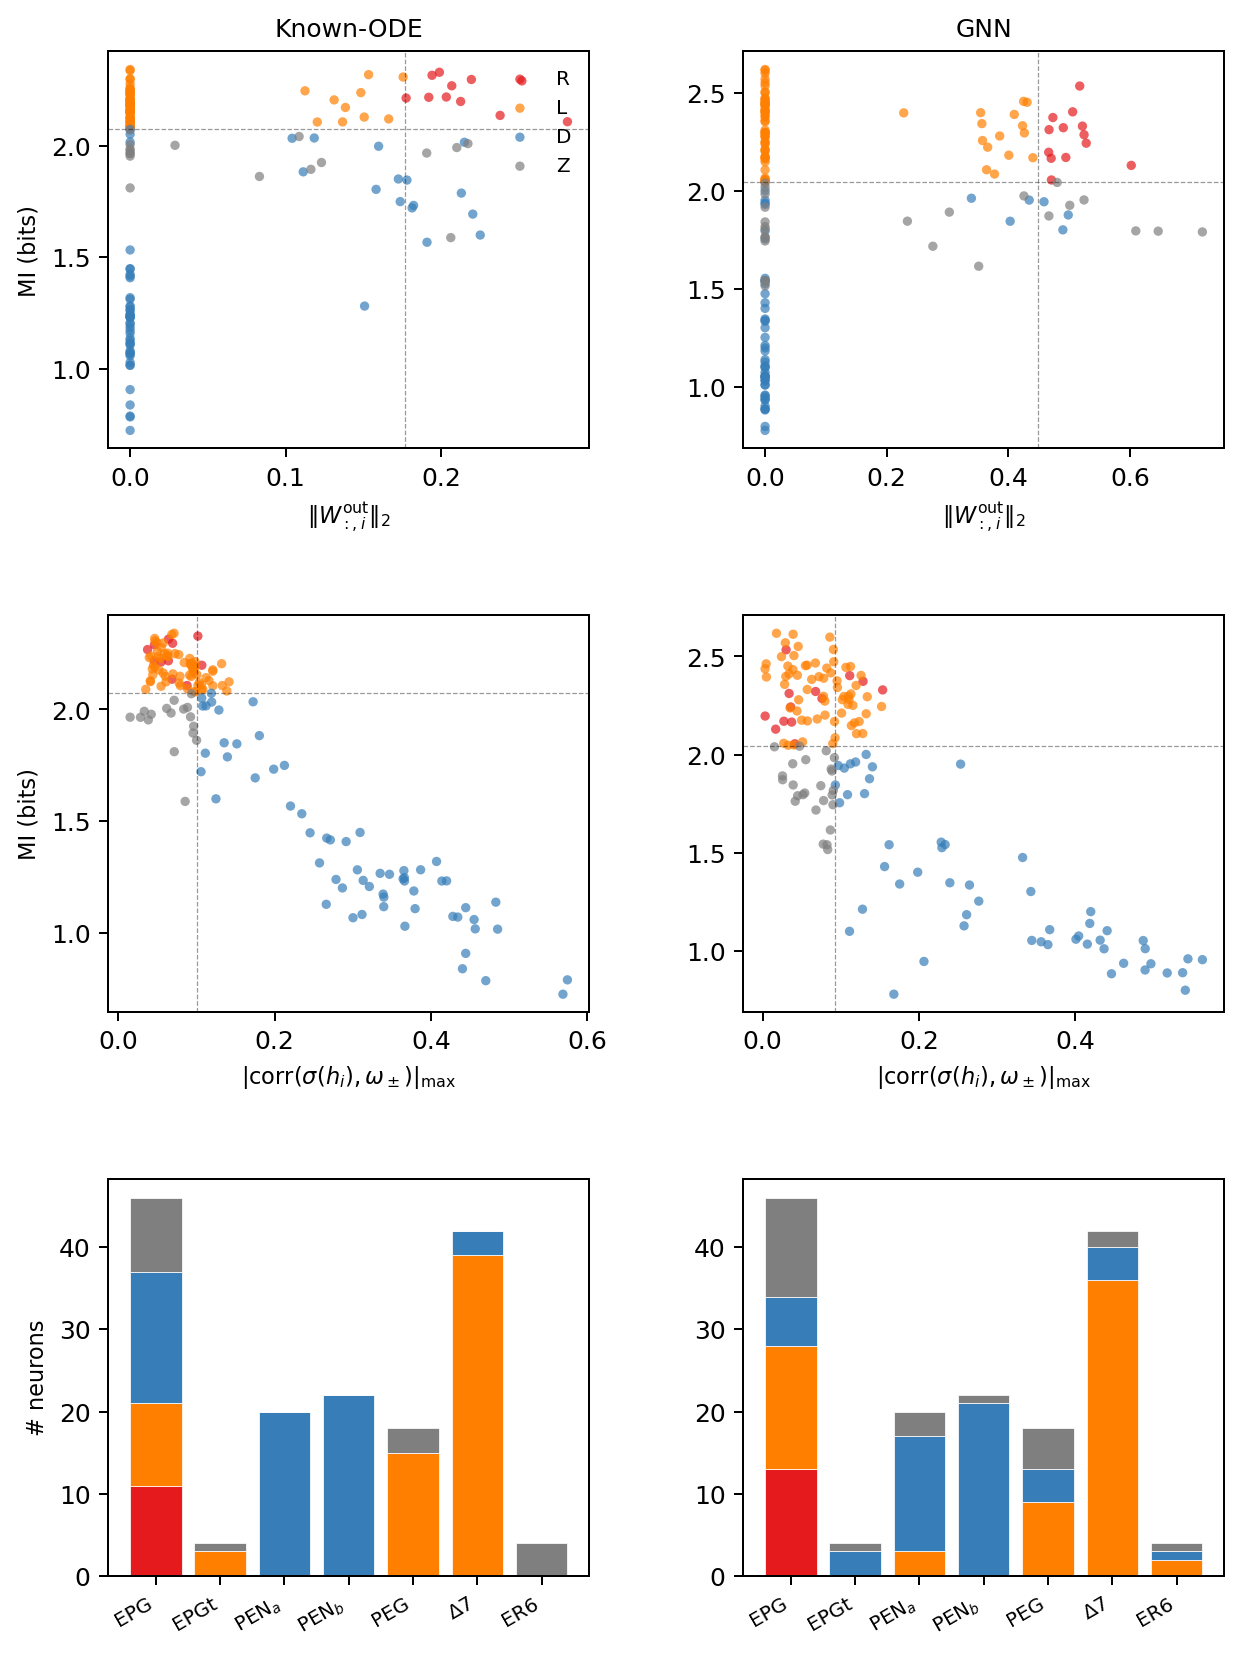

Source code (Python):
"""Four functional classes of CX neurons under the EPG-only readout, in
the spirit of figures/zebrafish/fig_zebrafish_four_classes.py.

Per-neuron scores on a controlled rollout:
    mi[i]    = I(sigma(h_i); theta) in bits (plug-in histogram MI)
    wmag[i]  = ||W_out[:, i]||_2   (zero for i >= n_epg under
                                    output_from_epg_only=True)
    omod[i]  = constant-omega modulation amplitude
               = max(|corr(sigma(h_i), omega_+)|,
                     |corr(sigma(h_i), omega_-)|)
              where omega_+, omega_- are the signed-half angular
              velocities (analog of the L/R swim drive in the zebrafish
              analysis). For OU rollouts this captures PEN-like
              angular-velocity sensitivity.

Decision tree (sample-median quantile thresholds on the *non-zero*
W_out support and on MI / omod across all neurons):
    R  bump representation   mi high  &  wmag high   (read-out HD code)
    L  latent / redundant    mi high  &  wmag low    (HD inside the
                                                      ring but silent at
                                                      the readout layer)
    D  driver / updater      mi low   &  omod high   (omega-locked, no HD)
    Z  leak / uninvolved     mi low   &  omod low

Per condition (one cv0 model per cell), the script emits:
    figure/<basename>__cv0.csv          per-neuron table
    figure/tab_cx_four_classes.tex      condensed per-cell-type LaTeX
                                        table aggregated across the 4
                                        trainable parameterisations
    figure/fig_cx_four_classes.png      3 x 4 diagnostic figure:
                                        rows = (MI/wmag), (MI/omod),
                                        per-cell-type bar; cols = model

CLI:
    python figures/drosophila_cx/fig_cx_four_classes.py --device cpu
"""
from __future__ import annotations

import argparse
import glob
import math
import os
import sys

sys.path.insert(0, os.path.join(os.path.dirname(__file__), "..", "..", "src"))

import numpy as np
import pandas as pd
import torch
import matplotlib
matplotlib.use("Agg")
import matplotlib.pyplot as plt

from connectome_gnn.utils import log_path, load_data_root_from_json, set_data_root
from connectome_gnn.models.utils import load_run_config
from connectome_gnn.models.registry import create_model
from connectome_gnn.generators.utils import generate_path_integration_batch
from connectome_gnn.task_state import TaskTrials


MODELS = [
    ("drosophila_cx_pi_epg_no_tv_cv0",     "Known-ODE"),
    ("drosophila_cx_pi_gnn_epg_no_tv_cv0", "GNN"),
]

CLASS_COLOR = {
    "R": "#e41a1c",
    "L": "#ff7f00",
    "D": "#377eb8",
    "Z": "#7f7f7f",
}
CLASS_ORDER = ["R", "L", "D", "Z"]
CLASS_LABEL = {
    "R": "R  bump representation",
    "L": "L  latent / redundant",
    "D": "D  driver / updater",
    "Z": "Z  leak / uninvolved",
}


def _load(config_name, device, prefer_epoch=None):
    config, _ = load_run_config(config_name, explicit_output_root=False, task="train")
    ckpt_dir = os.path.join(log_path(config.config_file), "models")
    cands = sorted(
        glob.glob(os.path.join(ckpt_dir, "best_model_with_0_graphs_*.pt")),
        key=lambda p_: int(p_.rsplit("_", 1)[1].rstrip(".pt")),
    )
    if not cands:
        raise FileNotFoundError(f"no checkpoints under {ckpt_dir}")
    if prefer_epoch is None and "gnn_tailloss" in config_name:
        prefer_epoch = 5
    elif prefer_epoch is None and "gnn_epg" in config_name:
        prefer_epoch = 3
    ckpt_path = cands[-1]
    if prefer_epoch is not None:
        match = [p_ for p_ in cands
                 if int(p_.rsplit("_", 1)[1].rstrip(".pt")) == prefer_epoch]
        if match:
            ckpt_path = match[0]
    model = create_model(
        config.graph_model.signal_model_name,
        aggr_type=config.graph_model.aggr_type,
        config=config, device=device,
    )
    state = torch.load(ckpt_path, map_location=device, weights_only=False)
    model.load_state_dict(state["model_state_dict"])
    model.eval()
    print(f"loaded {config_name}: {ckpt_path}")
    return model


def _run_ou(net, n_steps, device, seed):
    rng = np.random.default_rng(seed)
    batch = generate_path_integration_batch(
        batch_size=1, n_steps=n_steps,
        dt=float(net.dt), device=device, rng=rng,
    )
    theta = batch.theta_hd[0].cpu().numpy()
    omega = batch.omega[0].cpu().numpy()
    with torch.no_grad():
        _, h = net(batch.stimulus)
    return h[0].cpu().numpy(), theta, omega


def _sigmoid(x): return 1.0 / (1.0 + np.exp(-x))


def _mi_neuron(h_i, theta, n_t=32, n_r=20):
    """Plug-in histogram MI between sigma(h_i) and theta (radians).
    Theta is wrapped to (-pi, pi] so the unwrapped OU heading covers
    the full circle uniformly across the n_t angular bins."""
    r = _sigmoid(h_i)
    if r.std() < 1e-6:
        return 0.0
    theta_wrap = ((theta + math.pi) % (2 * math.pi)) - math.pi
    t_edges = np.linspace(-math.pi, math.pi, n_t + 1)
    r_edges = np.quantile(r, np.linspace(0.0, 1.0, n_r + 1))
    r_edges[0] -= 1e-6; r_edges[-1] += 1e-6
    P, _, _ = np.histogram2d(theta_wrap, r, bins=[t_edges, r_edges])
    P = P / max(1.0, P.sum())
    Pt = P.sum(axis=1, keepdims=True)
    Pr = P.sum(axis=0, keepdims=True)
    nz = P > 0
    return float((P[nz] * np.log2(P[nz] / (Pt @ Pr + 1e-12)[nz])).sum())


def _wmag_from_net(net):
    """Per-neuron column-norm of W_out, zero-padded outside the readout
    slice. CX models use ``output_from_epg_only=True`` so only the first
    n_epg columns are non-zero."""
    N = int(len(net.neuron_types))
    wmag = np.zeros(N, dtype=np.float32)
    W = getattr(net, "W_out", None)
    if W is None:
        return wmag
    W = W.detach().cpu().numpy()
    n_cols = int(W.shape[1])
    wmag[:n_cols] = np.linalg.norm(W, axis=0)
    return wmag


def _omega_modulation(h_traj, omega):
    """Per-neuron correlation of sigma(h) with omega_+ / omega_- (signed
    half angular velocities), reported as the max of |corr+|, |corr-|.
    Output in [0, 1]; high = strong L/R angular-velocity tuning."""
    r = _sigmoid(h_traj)
    om_pos = np.clip(omega, 0.0, None)
    om_neg = np.clip(-omega, 0.0, None)
    r = r - r.mean(axis=0, keepdims=True)
    om_pos = om_pos - om_pos.mean()
    om_neg = om_neg - om_neg.mean()
    rs = r.std(axis=0) + 1e-12
    out = np.zeros(r.shape[1], dtype=np.float32)
    for s_om, label in [(om_pos, "+"), (om_neg, "-")]:
        sd = s_om.std() + 1e-12
        cor = (r * s_om[:, None]).sum(axis=0) / (rs * sd * r.shape[0])
        out = np.maximum(out, np.abs(cor))
    return out


def _classify(mi, wmag, omod, mi_q=0.5, w_q=0.5, omod_q=0.5):
    mi_thr = float(np.quantile(mi, mi_q))
    nz = wmag[wmag > 0]
    w_thr = float(np.quantile(nz, w_q)) if len(nz) else 0.0
    omod_thr = float(np.quantile(omod, omod_q))
    cls = np.empty(len(mi), dtype="<U1")
    for i in range(len(mi)):
        if mi[i] >= mi_thr:
            cls[i] = "R" if wmag[i] >= w_thr else "L"
        else:
            cls[i] = "D" if omod[i] >= omod_thr else "Z"
    return cls, {"mi": mi_thr, "wmag": w_thr, "omod": omod_thr}


def _score_one(net, n_steps, seed, device):
    h, theta, omega = _run_ou(net, n_steps, device, seed)
    N = h.shape[1]
    mi = np.array([_mi_neuron(h[:, i], theta) for i in range(N)],
                  dtype=np.float32)
    wmag = _wmag_from_net(net)
    omod = _omega_modulation(h, omega)
    return mi, wmag, omod


def _type_strings(net):
    tn = list(net.type_names)
    nt = np.asarray(net.neuron_types).astype(int)
    return np.array([tn[t] for t in nt])


def _short_type(t):
    s = str(t)
    return {"PEN_a(PEN1)": "PEN$_a$", "PEN_b(PEN2)": "PEN$_b$",
            "Delta7": r"$\Delta 7$", "EPGt": "EPGt", "EPG": "EPG",
            "PEG": "PEG", "ER6": "ER6"}.get(s, s)


def main():
    here = os.path.dirname(os.path.abspath(__file__))
    p = argparse.ArgumentParser(description=__doc__)
    p.add_argument("--n_steps", type=int, default=10000)
    p.add_argument("--seed",    type=int, default=0)
    p.add_argument("--device",  default="cpu")
    p.add_argument("--out_dir", default=here)
    p.add_argument("--output_root", default=None)
    args = p.parse_args()

    if args.output_root:
        set_data_root(args.output_root)
    else:
        try:
            set_data_root(load_data_root_from_json())
        except FileNotFoundError:
            pass

    device = torch.device(args.device)

    per_model_rows = []
    per_model_dfs = []

    fig, axes = plt.subplots(3, len(MODELS), figsize=(4.0 * len(MODELS), 11.0),
                             gridspec_kw=dict(hspace=0.42, wspace=0.32))

    for k, (cfg, label) in enumerate(MODELS):
        net = _load(cfg, device)
        mi, wmag, omod = _score_one(net, args.n_steps, args.seed, device)
        cls, thr = _classify(mi, wmag, omod)
        tps = _type_strings(net)
        N = len(mi)
        df = pd.DataFrame({
            "model_ix": np.arange(N),
            "type":     tps,
            "mi_bits":  mi,
            "w_out":    wmag,
            "omega_mod": omod,
            "klass":    cls,
        })
        df["model"] = cfg
        df["label"] = label
        per_model_dfs.append(df)
        df.to_csv(os.path.join(args.out_dir,
                                f"fig_cx_four_classes__{cfg}.csv"),
                  index=False)

        # row 0: MI vs |W_out|
        ax = axes[0, k]
        for klass in CLASS_ORDER:
            m = cls == klass
            ax.scatter(wmag[m], mi[m], s=14,
                       c=CLASS_COLOR[klass], alpha=0.7,
                       label=klass, edgecolors="none")
        ax.axhline(thr["mi"], ls="--", lw=0.5, c="black", alpha=0.4)
        ax.axvline(thr["wmag"], ls="--", lw=0.5, c="black", alpha=0.4)
        ax.set_title(label, fontsize=10)
        ax.set_xlabel(r"$\|W^{\mathrm{out}}_{:,i}\|_2$", fontsize=9)
        if k == 0:
            ax.set_ylabel("MI (bits)", fontsize=9)
            ax.legend(fontsize=8, loc="upper right", frameon=False)

        # row 1: MI vs omega-mod
        ax = axes[1, k]
        for klass in CLASS_ORDER:
            m = cls == klass
            ax.scatter(omod[m], mi[m], s=14,
                       c=CLASS_COLOR[klass], alpha=0.7,
                       edgecolors="none")
        ax.axhline(thr["mi"], ls="--", lw=0.5, c="black", alpha=0.4)
        ax.axvline(thr["omod"], ls="--", lw=0.5, c="black", alpha=0.4)
        ax.set_xlabel(r"$|\mathrm{corr}(\sigma(h_i),\omega_\pm)|_{\max}$",
                      fontsize=9)
        if k == 0:
            ax.set_ylabel("MI (bits)", fontsize=9)

        # row 2: per-cell-type stacked bars
        ax = axes[2, k]
        ord_types = ["EPG", "EPGt", "PEN_a(PEN1)", "PEN_b(PEN2)",
                     "PEG", "Delta7", "ER6"]
        ord_types = [t for t in ord_types if t in set(tps)]
        x = np.arange(len(ord_types))
        bottom = np.zeros(len(ord_types))
        for klass in CLASS_ORDER:
            heights = np.array([int(((tps == t) & (cls == klass)).sum())
                                for t in ord_types])
            ax.bar(x, heights, bottom=bottom,
                   color=CLASS_COLOR[klass], label=klass, edgecolor="white",
                   linewidth=0.3)
            bottom += heights
        ax.set_xticks(x)
        ax.set_xticklabels([_short_type(t) for t in ord_types],
                            rotation=30, ha="right", fontsize=8)
        if k == 0:
            ax.set_ylabel("# neurons", fontsize=9)

        # Stash the per-type counts for the LaTeX table.
        type_counts = {}
        for t in ord_types:
            counts = {"R": 0, "L": 0, "D": 0, "Z": 0}
            mt = tps == t
            for klass in CLASS_ORDER:
                counts[klass] = int(((cls == klass) & mt).sum())
            counts["total"] = int(mt.sum())
            type_counts[t] = counts
        per_model_rows.append((cfg, label, type_counts, thr,
                               int((cls == "R").sum()),
                               int((cls == "L").sum()),
                               int((cls == "D").sum()),
                               int((cls == "Z").sum())))

    out_png = os.path.join(args.out_dir, "fig_cx_four_classes.png")
    fig.savefig(out_png, dpi=180, bbox_inches="tight")
    plt.close(fig)
    print(f"wrote {out_png}")

    # Combined LaTeX table:
    #   one row per cell type, four blocks (R/L/D/Z) per model column.
    # Compact: show only Known-ODE and GNN side-by-side.
    PRESENT_MODELS = [
        ("drosophila_cx_pi_epg_no_tv_cv0",     "Known-ODE"),
        ("drosophila_cx_pi_gnn_epg_no_tv_cv0", "GNN"),
    ]
    type_order_present = []
    for cfg, label in PRESENT_MODELS:
        for cfg2, _, tc, _, _, _, _, _ in per_model_rows:
            if cfg2 == cfg:
                for t in tc:
                    if t not in type_order_present:
                        type_order_present.append(t)
                break

    lines = []
    lines.append(r"\begin{tabular}{l " +
                 " ".join(["rrrrr"] * len(PRESENT_MODELS)) + "}")
    lines.append(r"\toprule")
    hdr = "type "
    for _, label in PRESENT_MODELS:
        hdr += rf"& \multicolumn{{5}}{{c}}{{{label}}} "
    lines.append(hdr + r"\\")
    lines.append(r"\midrule")
    sub = " "
    for _, _ in PRESENT_MODELS:
        sub += "& R & L & D & Z & total "
    lines.append(sub + r"\\")
    lines.append(r"\midrule")
    for t in type_order_present:
        row = _short_type(t)
        for cfg, _ in PRESENT_MODELS:
            tc = next(tc for c2, _, tc, _, _, _, _, _ in per_model_rows
                       if c2 == cfg)
            c = tc.get(t, {"R": 0, "L": 0, "D": 0, "Z": 0, "total": 0})
            row += f" & {c['R']} & {c['L']} & {c['D']} & {c['Z']} & {c['total']}"
        lines.append(row + r" \\")
    lines.append(r"\midrule")
    foot = "total"
    for cfg, _ in PRESENT_MODELS:
        _, _, tc, _, R, L, D, Z = next(r for r in per_model_rows
                                         if r[0] == cfg)
        foot += f" & {R} & {L} & {D} & {Z} & {R+L+D+Z}"
    lines.append(foot + r" \\")
    lines.append(r"\bottomrule")
    lines.append(r"\end{tabular}")

    tex_out = os.path.join(args.out_dir, "tab_cx_four_classes.tex")
    with open(tex_out, "w") as f:
        f.write("\n".join(lines) + "\n")
    print(f"wrote {tex_out}")

    # Print thresholds + class totals for the four conditions
    print("\n=== per-model summary ===")
    for cfg, label, _, thr, R, L, D, Z in per_model_rows:
        print(f"  {label:18s}  mi*={thr['mi']:.3f}  w*={thr['wmag']:.3f} "
              f" omod*={thr['omod']:.3f}   "
              f"R/L/D/Z = {R}/{L}/{D}/{Z}")


if __name__ == "__main__":
    main()
